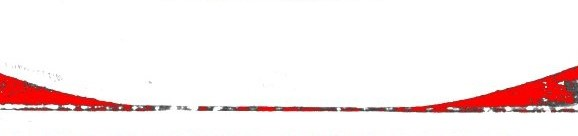
#> input picture obj_2.jpg, 578 x 136 px
$ python gpt.py
#> lines starting #> are read from the running program, lines starting #| are printed output that depends on the picture; after the words box and inside, x2 and y2 are one past the last pixel; in counts of white or black regions, pixels touching at a corner belong together
import cv2
import numpy as np

# Load the image
image = cv2.imread('obj_2.jpg')
#> image is the input picture: shape (136, 578, 3); mean B, G, R 235.6, 235.7, 248.3

# Convert image to grayscale
gray = cv2.cvtColor(image, cv2.COLOR_BGR2GRAY)
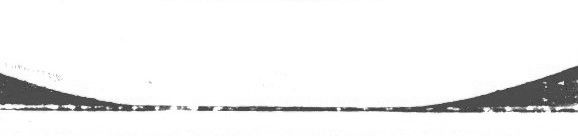
#> gray: shape (136, 578); min 48, max 255, mean 239.4

# Threshold the image to isolate the red areas
_, thresh = cv2.threshold(gray, 100, 255, cv2.THRESH_BINARY)
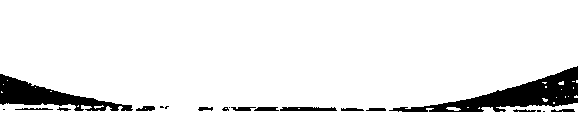
#> thresh: shape (136, 578); 92.8% white; 20 black regions (7 under 20 px), largest, box (x1, y1, x2, y2) and area: (389, 66, 578, 112) 2978, (0, 74, 133, 111) 1900, (280, 107, 337, 111) 199
thresh = cv2.bitwise_not(thresh)
#> thresh: shape (136, 578); 7.2% white; 20 white regions (7 under 20 px)
# Find contours
contours, _ = cv2.findContours(thresh, cv2.RETR_EXTERNAL, cv2.CHAIN_APPROX_SIMPLE)
#> contours = 20 contours, 9 with area under 20; largest, box (x1, y1, x2, y2) and area: (389, 66, 578, 112) 2846, (0, 74, 133, 111) 1758, (280, 107, 337, 111) 142, (254, 107, 279, 111) 58, (136, 106, 155, 111) 51

# Sort contours by their x-coordinate
contours = sorted(contours, key=lambda x: cv2.boundingRect(x)[0])
print("Contours:")
# for idx, contour in enumerate(contours):
#     print("Contour", idx)
# Identify left and right contours
left_contour = contours[0]
#> left_contour = contour of 149 points, box (x1, y1, x2, y2) (0, 74, 133, 111), area 1758
right_contour = contours[1]
#> right_contour = [[3, 109], [4, 109]]

# Draw contours
cv2.drawContours(image, [left_contour], -1, (0, 255, 0), 2)
cv2.drawContours(image, [right_contour], -1, (0, 255, 0), 2)
#> image: shape (136, 578, 3); mean B, G, R 234.4, 238.1, 245.6

# Find the rightmost point of the left contour
left_rightmost = tuple(left_contour[left_contour[:, :, 0].argmax()][0])
#> left_rightmost = (132, 109)

# Add marker to the rightmost point
cv2.circle(image, left_rightmost, 5, (125, 125, 0), -1)
#> image: shape (136, 578, 3); mean B, G, R 234.4, 238, 245.5

# Find topmost and bottommost points of left contour
left_top = tuple(left_contour[left_contour[:, :, 1].argmin()][0])
#> left_top = (0, 74)
left_bottom = tuple(left_contour[left_contour[:, :, 1].argmax()][0])
#> left_bottom = (75, 110)

# Find topmost and bottommost points of right contour
right_top = tuple(right_contour[right_contour[:, :, 1].argmin()][0])
#> right_top = (3, 109)
right_bottom = tuple(right_contour[right_contour[:, :, 1].argmax()][0])
#> right_bottom = (3, 109)

# Add text annotations to the image
cv2.putText(image, 'Left Object', (left_top[0], left_top[1] - 10), cv2.FONT_HERSHEY_SIMPLEX, 0.5, (255, 0, 0), 2)
cv2.putText(image, 'Right Object', (right_top[0], right_top[1] - 10), cv2.FONT_HERSHEY_SIMPLEX, 0.5, (255, 0, 0), 2)
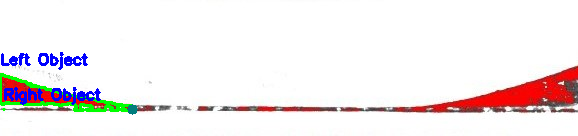
#> image: shape (136, 578, 3); mean B, G, R 236.2, 235.1, 241.7

print("Rightmost point of the left contour:", left_rightmost)
#| Rightmost point of the left contour: (132, 109)
# Show the image with contours, annotations, and marker
cv2.imshow('Image with Contours, Object Names, and Marker', image)
#cv2.imshow('Thresholded Image', thresh)
cv2.waitKey(0)
cv2.destroyAllWindows()
